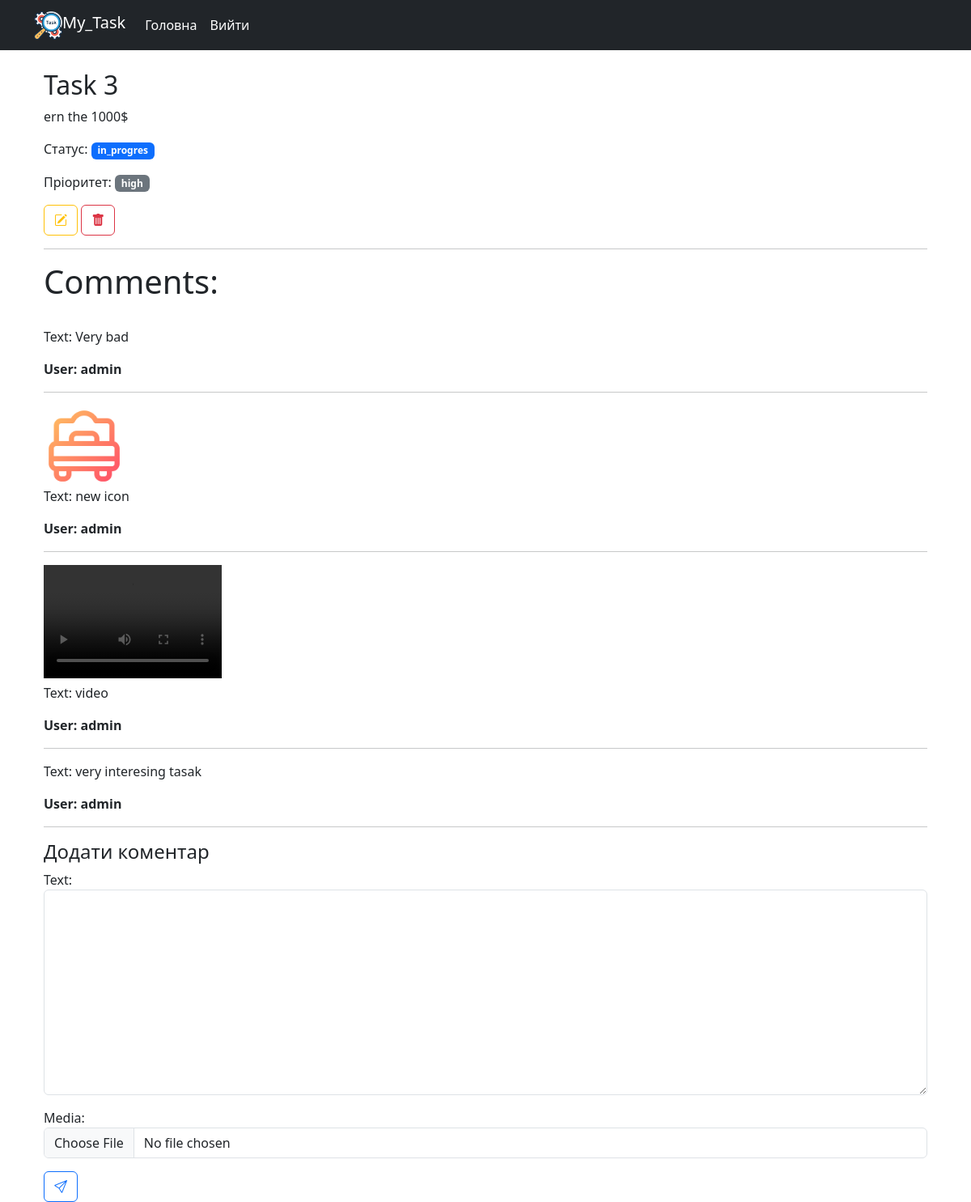
Screenshot of /3/ (signed in) with the database file from the repository.
### tasks/models.py (models this page shows, shortened)
class Task(models.Model):
    STATUS_CHOICES = [
        ('todo', 'To Do'),
        ('in_progres', 'In Progress'),
        ('done', 'Done')
    ]
    PRIORITY_CHOICES = [
        ('low', 'Low'),
        ('medium', 'Medium'),
        ('high', 'High')
    ]
    title = models.CharField(max_length=256)
    description = models.TextField()
    status = models.CharField(max_length=20, choices=STATUS_CHOICES, default='todo')
    priority = models.CharField(max_length=20, choices=PRIORITY_CHOICES, default='medium')
    due_date = models.DateField(null=True, blank=True)
    creator = models.ForeignKey(User, on_delete=models.CASCADE, related_name = 'tasks')
    members = models.ManyToManyField(User, blank=True, related_name = 'assigned_tasks')

class Comment(models.Model):
    text = models.TextField()
    comment_to_task = models.ForeignKey(Task, on_delete=models.CASCADE, related_name='comments')
    user = models.ForeignKey(User, on_delete=models.CASCADE, related_name='user')
    media = models.FileField(upload_to='comments_media/', blank=True, null=True)

### tasks/views.py (the view, shortened to what this page needs)
# urls.py: path('<int:pk>/', views.TaskDetailView.as_view(), name ='task-detail'),
class TaskDetailView(LoginRequiredMixin,DetailView):
    model = models.Task
    context_object_name = 'task'
    template_name = 'tasks/task_detail.html'
    def get_context_data(self, **kwargs):
        context = super().get_context_data(**kwargs)
        context['comment_form'] = CommentForm()
        return context

### tasks/forms.py
class CommentForm(forms.ModelForm):
    class Meta:
        model = Comment
        fields = ['text', 'media']
        widgets = {
            'media': forms.FileInput()
        }
    def __init__(self, *args, **kwargs):
        super(CommentForm, self).__init__(*args, **kwargs)
        for field in self.fields:
            self.fields[field].widget.attrs.update({'class': 'form-control'})

### tasks/templatetags/custom_tags.py (called while the page is built)
@register.filter(name='endswith')
def endswith(value, arg):
    return value.lower().endswith(arg.lower())

### templates/tasks/task_detail.html (shortened to what this page needs)
{% extends 'base.html' %}
{% block content %}
{% load custom_tags %}
<div class="container mt-3">
    <h2>{{ task.title }}</h2>
    <p>{{ task.description }}</p>
    <p>Статус: <span class="badge text-bg-primary">{{ task.status }}</span></p>
    <p>Пріоритет: <span class="badge text-bg-secondary">{{ task.priority }}</span></p>
    <a href="{% url 'tasks:task-update' task.id %}" class="btn btn-outline-warning"><i class="bi bi-pencil-square"></i></a>
    <a href="{% url 'tasks:task-delete' task.id %}" class="btn btn-outline-danger"><i class="bi bi-trash-fill"></i></a>
    <hr>
    <h4 class="display-6">Comments:</h4>
    <br>
    {% for comment in task.comments.all %}
    {% if comment.media %}
    <div class="comment-media">
        {% if comment.media.url|endswith:".jpg" or comment.media.url|endswith:".png" or comment.media.url|endswith:".jpeg" %}
          <img src="{{ comment.media.url }}" alt="Зображення коментаря" style="max-width: 100px;">
        {% elif comment.media.url|endswith:".mp4" %}
          <video width="220" height="140" controls>
            <source src="{{ comment.media.url }}" type="video/mp4">
          </video>
        {% else %}
          <a href="{{ comment.media.url }}">Завантажити файл</a>
        {% endif %}
    </div>
    {% endif %}
    <p>Text: {{ comment.text }}</p>
    <p class="fw-bold">User: {{ comment.user }}</p>
    <hr>
    {% empty %}
    <p>No comments yet.</p>
    <hr>
    {% endfor %}
    <h4>Додати коментар</h4>
    <form action="{% url 'tasks:task-detail' task.id %}" method="post" enctype="multipart/form-data">
      {{ comment_form.as_p }}
      <button type="submit" class="btn btn-outline-primary"><i class="bi bi-send"></i></button>
    </form>
</div>
{% endblock %}

### rows the page displays
Task: title "Task 3", description "ern the 1000$", status "in_progres", priority "high"
Comment: text "Very bad", user "admin"
Comment: media (picture), text "new icon", user "admin"
Comment: text "video", user "admin"
Comment: text "very interesing tasak", user "admin"
